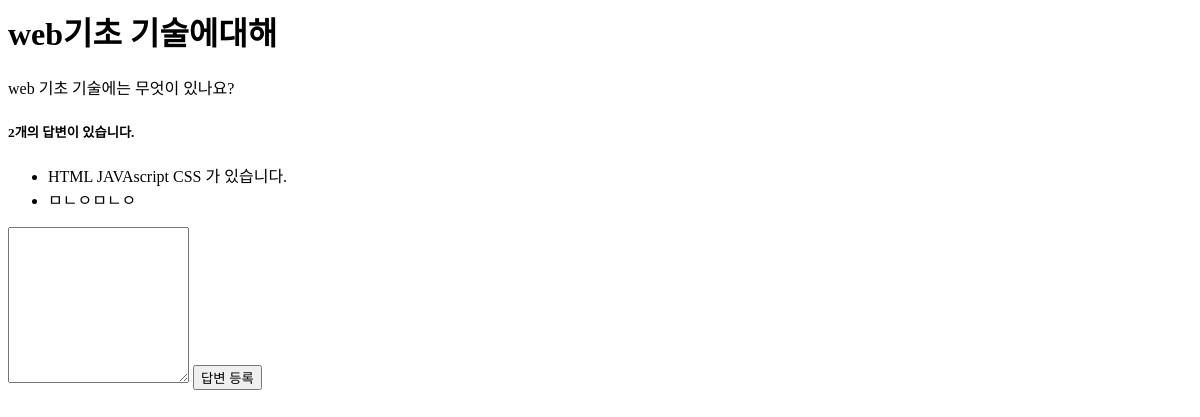
The page /pybo/5/ on the database as committed earlier.
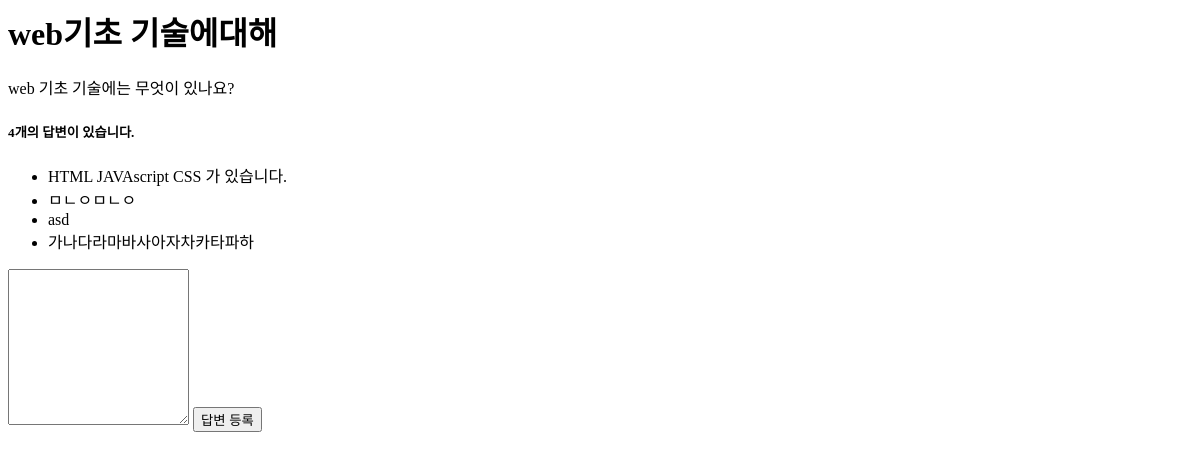
The same page on the database as committed later.
### pybo/models.py (models this page shows, shortened)
class Question(models.Model):
    subject = models.CharField(max_length=200)      #문자필드(최대200자)
    content = models.TextField()                    #텍스트필드
    create_date = models.DateTimeField()            #날짜필드

class Answer(models.Model):
    question = models.ForeignKey(Question, on_delete=models.CASCADE)
    content = models.TextField()
    create_date = models.DateTimeField()

### pybo/views.py (the view)
# urls.py: path('<int:question_id>/', views.detail, name='detail'),
def detail(request, question_id):
    question = get_object_or_404(Question, pk=question_id)
    context = {'question': question}
    return render(request, 'pybo/question_detail.html', context)

### templates/pybo/question_detail.html (shortened to what this page needs)
<h1>{{ question.subject }}</h1>
<div>
  {{ question.content }}
</div>
<h5>{{ question.answer_set.count }}개의 답변이 있습니다.</h5>
<div>
  <ul>
    {% for answer in question.answer_set.all%}
    <li>{{ answer.content}}</li>
    {% endfor %}
  </ul>
</div>
<form action="{% url 'pybo:answer_create' question.id %}" method="post">
  <textarea name="content" id="content" rows="10"></textarea>
  <input type="submit" value="답변 등록">
</form>

Rows that differ between the two databases and show on the page:
computed for Question "web기초 기술에대해": answer_set.count "2" → "4"
added Answer: content "asd"
added Answer: content "가나다라마바사아자차카타파하"
